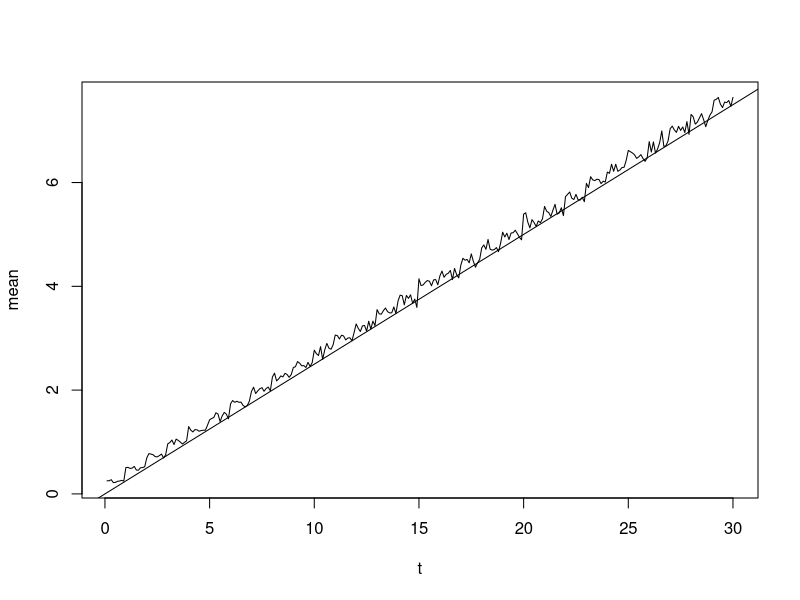
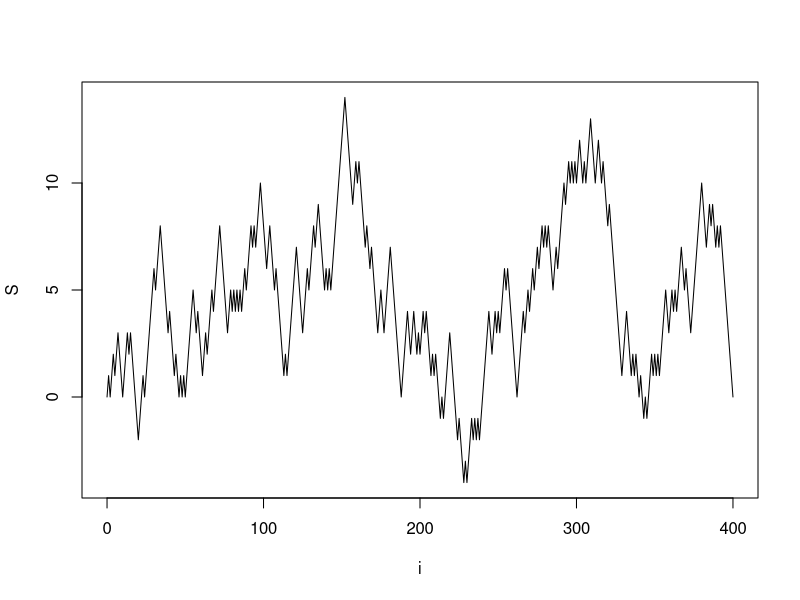
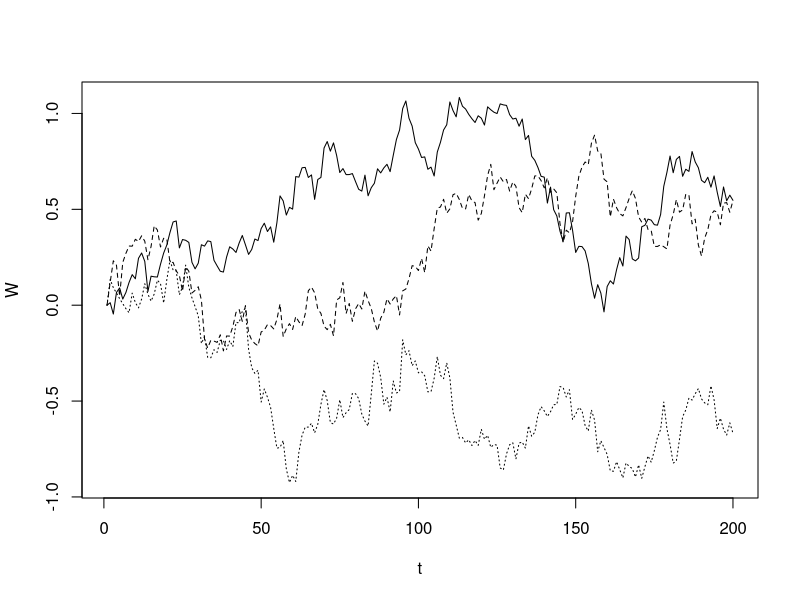
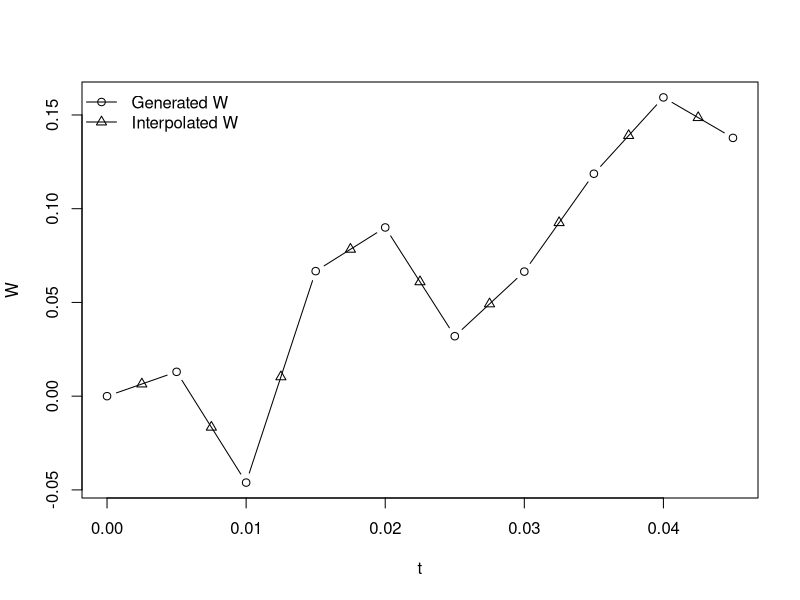

Generate these figures, in order, with R:
## ---- chunk 1
    lambda <- 2
    t0 <- 3
    Tn <- rexp(100, lambda)       #interarrival times
    Sn <- cumsum(Tn)              #arrival times
    n <- min(which(Sn > t0))      #arrivals+1 in [0, t0]
## ---- chunk 2
    lambda <- 2
    t0 <- 3
    upper <- 100
    pp <- numeric(10000)
    for (i in 1:10000) {
        N <- rpois(1, lambda * upper)
        Un <- runif(N, 0, upper)      #unordered arrival times
        Sn <- sort(Un)                #arrival times
        n <- min(which(Sn > t0))      #arrivals+1 in [0, t0]
        pp[i] <- n - 1                #arrivals in [0, t0]
        }

    #alternately, the loop can be replaced by replicate function
    pp <- replicate(10000, expr = {
        N <- rpois(1, lambda * upper)
        Un <- runif(N, 0, upper)      #unordered arrival times
        Sn <- sort(Un)                #arrival times
        n <- min(which(Sn > t0))      #arrivals+1 in [0, t0]
        n - 1  })                     #arrivals in [0, t0]

    c(mean(pp), var(pp))
## ---- chunk 3
    lambda <- 3
    upper <- 100
    N <- rpois(1, lambda * upper)
    Tn <- rexp(N, lambda)
    Sn <- cumsum(Tn)
    Un <- runif(N)
    keep <- (Un <= cos(Sn)^2)    #indicator, as logical vector
    Sn[keep]

    round(Sn[keep], 4)
## ---- chunk 4
    t0 <- 5
    Tn <- rgeom(100, prob = .2)   #interarrival times
    Sn <- cumsum(Tn)              #arrival times
    n <- min(which(Sn > t0))      #arrivals+1 in [0, t0]

    Nt0 <- replicate(1000, expr = {
        Sn <- cumsum(rgeom(100, prob = .2))
        min(which(Sn > t0)) - 1
        })
    table(Nt0)/1000
    Nt0

    t0 <- seq(0.1, 30, .1)
    mt <- numeric(length(t0))

    for (i in 1:length(t0)) {
        mt[i] <- mean(replicate(1000,
        {
        Sn <- cumsum(rgeom(100, prob = .2))
        min(which(Sn > t0[i])) - 1
        }))
    }
    plot(t0, mt, type = "l", xlab = "t", ylab = "mean")
    abline(0, .25)
## ---- chunk 5
    n <- 400
    incr <- sample(c(-1, 1), size = n, replace = TRUE)
    S <- as.integer(c(0, cumsum(incr)))
    plot(0:n, S, type = "l", main = "", xlab = "i")
## ---- chunk 6
    set.seed(12345)
    
    #compute the probabilities directly
    n <- 1:10000
    p2n <- exp(lgamma(2*n-1)
              - log(n) - (2*n-1)*log(2) - 2*lgamma(n))
    #or compute using dbinom
    P2n <- (.5/n) * dbinom(n-1, size = 2*n-2, prob = 0.5)
    pP2n <- cumsum(P2n)

    #given n compute the time of the last return to 0 in (0,n]
    n <- 200
    sumT <- 0
    while (sumT <= n) {
        u <- runif(1)
        s <- sum(u > pP2n)
        if (s == length(pP2n))
            warning("T is truncated")
        Tj <- 2 * (1 + s)
        #print(c(Tj, sumT))
        sumT <- sumT + Tj
        }
    sumT - Tj
## ---- chunk 7
    simBM <- function(n, T) {
      times <- seq(0, T, length = n+1)
      z <- rnorm(n)
      w <- rep(0, n)
      s <- sqrt(diff(times))
      for (k in 2:n) {
        w[k] <- w[k-1] + s[k] * z[k]
      }
      return (list(w=w, t=times))
    }
    
    set.seed(1)
    n <- 200
    x1 <- simBM(n, 1)
    x2 <- simBM(n, 1)
    x3 <- simBM(n, 1)
    r <- range(c(x1$w, x2$w, x3$w))
    plot(x1$w, type="l", main="", xlab="t", ylab="W", ylim=r)
    lines(x2$w, lty=2)
    lines(x3$w, lty=3)
    
    interpBM <- function(w, t0, times) {
      k1 <- sum(times < t0)
      k <- k1 + 1
      b <- (t0 - times[k1]) / (times[k] - times[k1])
      return (w[k1] + b * (w[k] - w[k1]))
    }
    
    plot(x1$t[1:10], x1$w[1:10], type="b", main="", xlab="t", ylab="W")
    tmids <- x1$t + 0.0025
    for (i in 1:10) {
      w <- interpBM(x1$w, tmids[i], x1$t)
      points(tmids[i], w, pch=2)
    }
    
    legend("topleft", c("Generated W", "Interpolated W"), pch=c(1,2), lty=1, bty="n")
